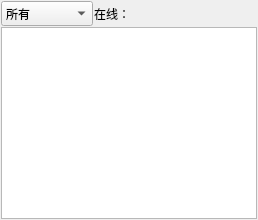
            <widget class="QWidget" name="page_3">
             <layout class="QGridLayout" name="gridLayout_7">
              <property name="margin">
               <number>1</number>
              </property>
              <property name="spacing">
               <number>1</number>
              </property>
              <item row="0" column="0">
               <layout class="QVBoxLayout" name="verticalLayout_6">
                <property name="spacing">
                 <number>1</number>
                </property>
                <item>
                 <layout class="QHBoxLayout" name="horizontalLayout_9">
                  <property name="spacing">
                   <number>1</number>
                  </property>
                  <item>
                   <widget class="QComboBox" name="QchkMiddle">
                    <property name="minimumSize">
                     <size>
                      <width>92</width>
                      <height>25</height>
                     </size>
                    </property>
                    <property name="maximumSize">
                     <size>
                      <width>92</width>
                      <height>25</height>
                     </size>
                    </property>
                    <item>
                     <property name="text">
                      <string>所有</string>
                     </property>
                    </item>
                    <item>
                     <property name="text">
                      <string>在线</string>
                     </property>
                    </item>
                    <item>
                     <property name="text">
                      <string>不在线</string>
                     </property>
                    </item>
                    <item>
                     <property name="text">
                      <string>门口机</string>
                     </property>
                    </item>
                    <item>
                     <property name="text">
                      <string>围墙机</string>
                     </property>
                    </item>
                    <item>
                     <property name="text">
                      <string>中心机</string>
                     </property>
                    </item>
                    <item>
                     <property name="text">
                      <string>公共监控机</string>
                     </property>
                    </item>
                    <item>
                     <property name="text">
                      <string>别墅门口机</string>
                     </property>
                    </item>
                   </widget>
                  </item>
                  <item>
                   <widget class="QLabel" name="label_8">
                    <property name="minimumSize">
                     <size>
                      <width>36</width>
                      <height>25</height>
                     </size>
                    </property>
                    <property name="maximumSize">
                     <size>
                      <width>36</width>
                      <height>25</height>
                     </size>
                    </property>
                    <property name="text">
                     <string>在线：</string>
                    </property>
                   </widget>
                  </item>
                  <item>
                   <widget class="QLabel" name="QlblOnlineMiddle">
                    <property name="minimumSize">
                     <size>
                      <width>30</width>
                      <height>25</height>
                     </size>
                    </property>
                    <property name="maximumSize">
                     <size>
                      <width>30</width>
                      <height>25</height>
                     </size>
                    </property>
                    <property name="text">
                     <string/>
                    </property>
                   </widget>
                  </item>
                  <item>
                   <spacer name="horizontalSpacer_3">
                    <property name="orientation">
                     <enum>Qt::Horizontal</enum>
                    </property>
                    <property name="sizeHint" stdset="0">
                     <size>
                      <width>40</width>
                      <height>20</height>
                     </size>
                    </property>
                   </spacer>
                  </item>
                 </layout>
                </item>
                <item>
                 <widget class="MyTableWidget" name="QMiddle"/>
                </item>
               </layout>
              </item>
             </layout>
            </widget>
